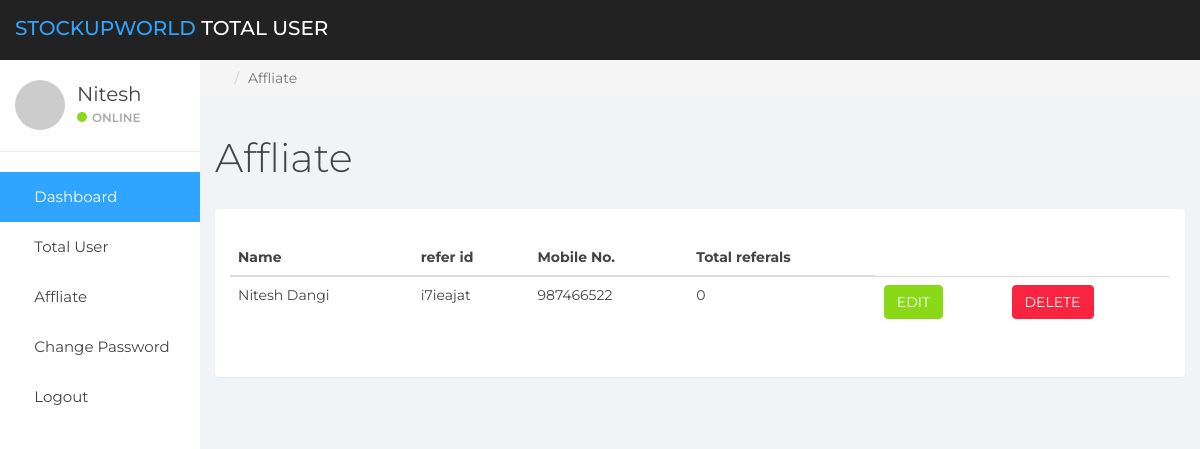
/admin/affliate.php, run on an earlier commit of the app's database.
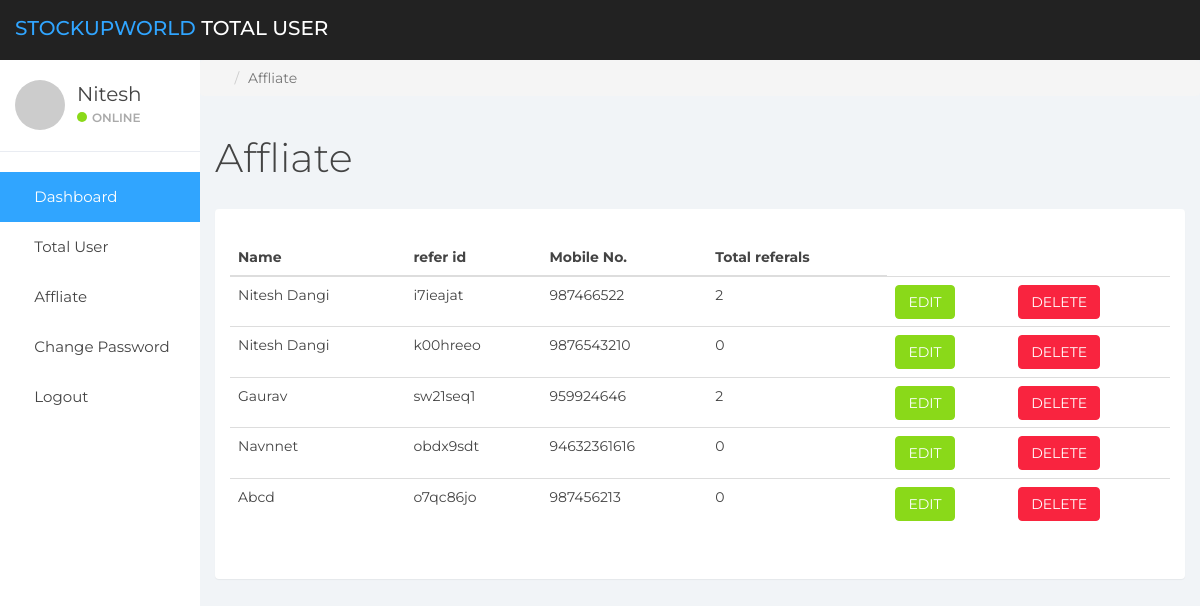
And on a later commit of the database.
### tables this page shows
CREATE TABLE `affiliate_id` (
  `Serial number` int(11) UNSIGNED NOT NULL,
  `name` varchar(255) NOT NULL,
  `phone_number` varchar(255) NOT NULL,
  `email` varchar(255) NOT NULL,
  `refer_id` varchar(255) NOT NULL
);

### admin/affliate.php (the view, shortened to what this page needs)
<?php include('sidebar/sidebar.php');?>
	<div class="col-sm-9 col-sm-offset-3 col-lg-10 col-lg-offset-2 main">
		<div class="row">
			<ol class="breadcrumb">
				<li><a href="#">
					<em class="fa fa-home"></em>
				</a></li>
				<li class="active">Affliate</li>
			</ol>
		</div>
		<div class="row">
			<div class="col-lg-12">
				<h1 class="page-header">Affliate</h1>
			</div>
		</div>
		<div class="panel panel-container" style="padding:30px;">
			<div class="row">
				<table class="table" id="dataTable" width="100%" cellspacing="0">
		      <thead>
		        <tr>
		          <th>Name</th>
		          <th>refer id</th>
				  <th>Mobile No.</th>
				  <th>Total referals</th>
		        </tr>
		      </thead>
							<?php
							 $connection = mysqli_connect("localhost","root","","db_elearning");
							 $query = "SELECT name,phone_number,refer_id FROM affiliate_id";
							 $query_run = mysqli_query($connection, $query);
              ?>
    <tbody>
      <?php
      if(mysqli_num_rows($query_run)>0)
      {
        while($row = mysqli_fetch_assoc($query_run) )
        {
					?>
					<tr>
						<td> <?php echo $row['name']; ?></td>
						<td> <?php echo $row['refer_id']; ?></td>
						<td> <?php echo $row['phone_number']; ?></td>
						<?php
							$ref_id = $row["refer_id"];
							$connection = mysqli_connect("localhost","root","","db_elearning");
							$query1 = "SELECT COUNT(id) as count FROM registration where affiliate='$ref_id'";
							$query_run1 = mysqli_query($connection, $query1);
							if(mysqli_num_rows($query_run1)>0)
							{
								while($row1 = mysqli_fetch_assoc($query_run1) )
								{
						?>
						<td> <?php echo $row1['count']; ?></td>
						<td>
								<button type="submit"class="btn btn-success">EDIT</button>
						</td>
						<td>
								<form action="delete_affiliate.php" method="post">
										<button type="submit" name="delete_btn" class="btn btn-danger">DELETE</button>
								</form>
						</td>
					<tr>
					<?php
							}}
					?>
        <?php
			   }
      }
			else{
					echo 'No Record found';
				}
				?>
    </tbody>
  	</table>
	</div>
</div>
</div>
</body>
</html>

### admin/sidebar/sidebar.php (shortened to what this page needs)
<!DOCTYPE html>
<html>
<head>
	<link href="css/bootstrap.min.css" rel="stylesheet">
	<link href="css/font-awesome.min.css" rel="stylesheet">
	<link href="css/styles.css" rel="stylesheet">
</head>
<body>
	<nav class="navbar navbar-custom navbar-fixed-top" role="navigation">
		<div class="container-fluid">
			<div class="navbar-header">
				<a class="navbar-brand" href="#"><span>StockUpWorld </span>TOTAL USER</a>
	</nav>
	<div id="sidebar-collapse" class="col-sm-3 col-lg-2 sidebar">
		<div class="profile-sidebar">
			<div class="profile-userpic">
				<img src="http://placehold.it/50/30a5ff/fff" class="img-responsive" alt="">
			</div>
		<div class="profile-usertitle">
				<div class="profile-usertitle-name">Nitesh</div>
				<div class="profile-usertitle-status"><span class="indicator label-success"></span>Online</div>
		</div>
		</div>
		<ul class="nav menu">
			<li class="active"><a href="manage-users.php"><em class="fa fa-dashboard">&nbsp;</em> Dashboard</a></li>
			<li ><a href="total_user.php"><em class="fa fa-users">&nbsp;</em> Total User</a></li>
			<li ><a href="affliate.php"><em class="fa fa-user">&nbsp;</em> Affliate</a></li>
			<li ><a href="changePass.php"><em class="fa fa-key">&nbsp;</em> Change Password</a></li>
			<li ><a href="adminLogout.php"><em class="fa fa-sign-out">&nbsp;</em> Logout</a></li>
		</ul>
	</div>
</body>
</html>

### admin/css/styles.css (style rules this page uses)
body { background: #f1f4f7; padding-top: 60px; font-size: 14px; color: #444444; font-family: "Montserrat", "Helvetica Neue", Helvetica, Arial, sans-serif; }
a, a:hover, a:focus { color: #30a5ff; }
h1, h2, h3, h4, h5, h6 { color: #444444; }
h1 { font-weight: 300; font-size: 40px; }
.navbar-custom { background: #222; height: 60px; }
.navbar-header .navbar-brand { color: #fff; font-size: 20px; text-transform: uppercase; font-weight: 500; height: 60px; padding-top: 18px; }
.navbar-header .navbar-brand span { color: #30a5ff; }
.btn-success, .btn-success:hover, .btn-success:focus, .btn-success:active, .btn-success.active, .open > .dropdown-toggle.btn-success, .btn-success.disabled, .btn-success[disabled], fieldset[disabled] .btn-success, .btn-success.disabled:hover, .btn-success[disabled]:hover, fieldset[disabled] .btn-success:hover, .btn-success.disabled:focus, .btn-success[disabled]:focus, fieldset[disabled] .btn-success:focus, .btn-success.disabled:active, .btn-success[disabled]:active, fieldset[disabled] .btn-success:active, .btn-success.disabled.active, .btn-success[disabled].active, fieldset[disabled] .btn-success.active { background-color: #8ad919; border-color: #8ad919; }
.btn-danger, .btn-danger:hover, .btn-danger:focus, .btn-danger:active, .btn-danger.active, .open > .dropdown-toggle.btn-danger, .btn-danger.disabled, .btn-danger[disabled], fieldset[disabled] .btn-danger, .btn-danger.disabled:hover, .btn-danger[disabled]:hover, fieldset[disabled] .btn-danger:hover, .btn-danger.disabled:focus, .btn-danger[disabled]:focus, fieldset[disabled] .btn-danger:focus, .btn-danger.disabled:active, .btn-danger[disabled]:active, fieldset[disabled] .btn-danger:active, .btn-danger.disabled.active, .btn-danger[disabled].active, fieldset[disabled] .btn-danger.active { background-color: #f9243f; border-color: #f9243f; }
.label-success { background-color: #8ad919; }
.panel { border: 0; }
.panel-container { padding-top: 20px; }
.navbar { border: 0; }
.sidebar { display: block; padding: 0; display: none; box-shadow: none; background: #fff; }
.sidebar ul { margin: 20px 0px; }
@media (min-width: 768px) { .sidebar { display: block; position: fixed; top: 60px; bottom: 0; left: 0; z-index: 1000; display: block; margin: 0; padding: 0; overflow-x: hidden; overflow-y: auto; } }
@media (min-width: 768px) { .navbar-header { width: 100%; } }
.sidebar ul.nav .active a, .sidebar ul.nav li.parent a.active, .sidebar ul.nav .active > a:hover, .sidebar ul.nav li.parent a.active:hover, .sidebar ul.nav .active > a:focus, .sidebar ul.nav li.parent a.active:focus { color: #fff; background-color: #30a5ff; }
.sidebar ul.nav li a { height: 50px; font-size: 15px; line-height: 2em; color: #444444; }
.profile-sidebar { padding: 10px 0; border-bottom: 1px solid #e9ecf2; }
.indicator { width: 10px; height: 10px; display: inline-block; border-radius: 9999px; margin-right: 5px; }
.profile-userpic img { float: left; margin: 10px 0px 0px 15px; width: 50px; height: 50px; border-radius: 9999px !important; }
.profile-usertitle { float: left; text-align: left; margin: 10px 0 0 12px; }
.profile-usertitle-name { font-size: 20px; margin-bottom: 0px; }
.profile-usertitle-status { text-transform: uppercase; color: #AAA; font-size: 12px; font-weight: 600; margin-bottom: 15px; }
h1.page-header { margin-top: 20px; border-bottom: 0; }

What changed in the data, as far as the page shows it:
added affiliate_id: name "Nitesh Dangi", refer "k00hreeo", phone_number "9876543210", count "0"
added affiliate_id: name "Gaurav", refer "sw21seq1", phone_number "959924646", count "2"
added affiliate_id: name "Navnnet", refer "obdx9sdt", phone_number "94632361616", count "0"
added affiliate_id: name "Abcd", refer "o7qc86jo", phone_number "987456213", count "0"
Also different on the page:
new list line: "2 EDIT DELETE"
list line gone: "0 EDIT DELETE"
